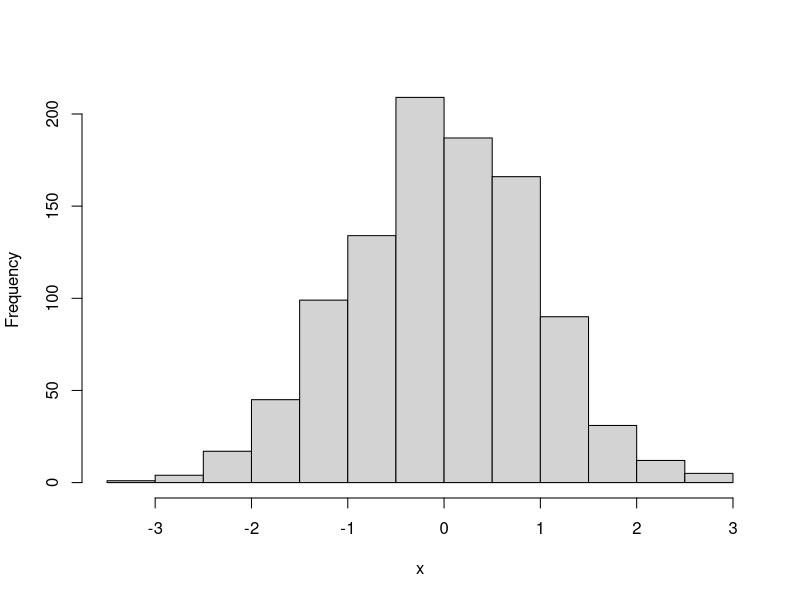

Here is the R script that generated this plot:
## ---- chunk 1
knitr::opts_chunk$set(echo=FALSE,results='markup',tidy=FALSE,comment=NA,prompt=FALSE,cache=FALSE,out.width='0.8\\linewidth',message=FALSE,fig.align='center',tidy.opts = list(blank = FALSE, width.cutoff = 50))
options(width=70,digits=3)

## Para evitar los mensajes Package xcolor Warning: Incompatible color definition. Es un arreglo temporal de Yihui el desarrolador de knitr
knitr::knit_hooks$set(document = function(x) {sub('\\usepackage[]{color}', '\\usepackage{xcolor}', x, fixed = TRUE)})
## ---- chunk 2
a <- 4
b <- 5

## ---- chunk 3
x <- rnorm(n=1000)
hist(x,main="")
## ---- chunk 4
knitr::kable(cars[1:5,],caption="5 primeras observaciones
del marco de datos `cars`")
